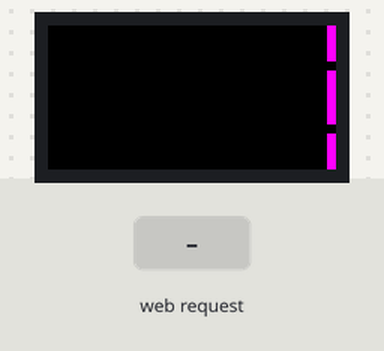
A sketch run on a simulated ESP32. On the bench: 32×16 colour display. The test bench sets the inputs (shaded band). WiFi joins after 1.5 s; servers stay silent unless stated; what the sketch prints to the serial monitor is not drawn.

Above: at 1.78 s.
At 2.86 s:
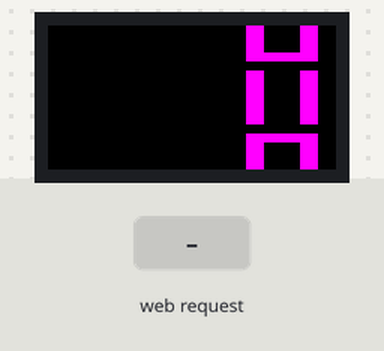
2.9 s: HTTP request GET /send?msg=1 received
At 8.2 s:
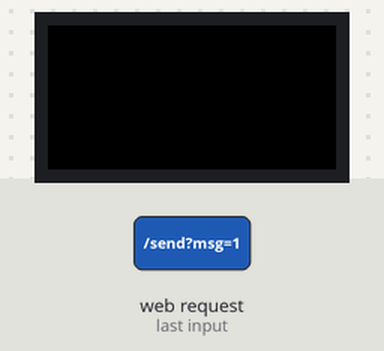
Timing chart, 0 to 9.7 s (numbered marks = the images above; inputs shaded):
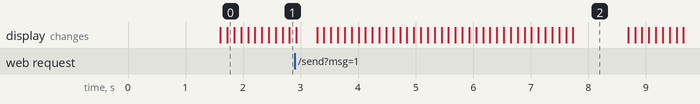

The sketch:

led3.ino
```cpp
#include <WiFi.h>
#include <WiFiManager.h>
#include <WebServer.h>
#include <PxMatrix.h>

#ifdef ESP32
#define P_LAT 22
#define P_A   19
#define P_B   23
#define P_C   18
#define P_OE  15
#endif

// Panel size
#define matrix_width 32
#define matrix_height 16
uint8_t display_draw_time = 10;
PxMATRIX display(matrix_width, matrix_height, P_LAT, P_OE, P_A, P_B, P_C);

// Web server
WebServer server(80);

// Timer for PxMatrix refresh
hw_timer_t * timer = NULL;
portMUX_TYPE timerMux = portMUX_INITIALIZER_UNLOCKED;

// ====== Font 10x14 (doubled from 5x7 for larger and bolder text) ======
// Each pixel in 5x7 is scaled to a 2x2 block to make it larger and thicker
const byte font5x7[][40] PROGMEM = {
  // 32 ' '
  {0x00,0x00,0x00,0x00,0x00},
  // 33 '!'
  {0x00,0x00,0x5F,0x00,0x00},
  // 34 '"'
  {0x00,0x07,0x00,0x07,0x00},
  // 35 '#'
  {0x14,0x7F,0x14,0x7F,0x14},
  // 36 '$'
  {0x24,0x2A,0x7F,0x2A,0x12},
  // 37 '%'
  {0x23,0x13,0x08,0x64,0x62},
  // 38 '&'
  {0x36,0x49,0x55,0x22,0x50},
  // 39 '''
  {0x00,0x05,0x03,0x00,0x00},
  // 40 '('
  {0x00,0x1C,0x22,0x41,0x00},
  // 41 ')'
  {0x00,0x41,0x22,0x1C,0x00},
  // 42 '*'
  {0x14,0x08,0x3E,0x08,0x14},
  // 43 '+'
  {0x08,0x08,0x3E,0x08,0x08},
  // 44 ','
  {0x00,0x50,0x30,0x00,0x00},
  // 45 '-'
  {0x08,0x08,0x08,0x08,0x08},
  // 46 '.'
  {0x00,0x60,0x60,0x00,0x00},
  // 47 '/'
  {0x20,0x10,0x08,0x04,0x02},
  // 48 '0'
  {0x3E,0x45,0x49,0x51,0x3E},
  // 49 '1'
  {0x00,0x41,0x7F,0x40,0x00},
  // 50 '2'
  {0x42,0x61,0x51,0x49,0x46},
  // 51 '3'
  {0x21,0x41,0x45,0x4B,0x31},
  // 52 '4'
  {0x18,0x14,0x12,0x7F,0x10},
  // 53 '5'
  {0x27,0x45,0x45,0x45,0x39},
  // 54 '6'
  {0x3C,0x4A,0x49,0x49,0x30},
  // 55 '7'
  {0x01,0x71,0x09,0x05,0x03},
  // 56 '8'
  {0x36,0x49,0x49,0x49,0x36},
  // 57 '9'
  {0x06,0x49,0x49,0x29,0x1E},
  // 58 ':'
  {0x00,0x36,0x36,0x00,0x00},
  // 59 ';'
  {0x00,0x56,0x36,0x00,0x00},
  // 60 '<'
  {0x08,0x14,0x22,0x41,0x00},
  // 61 '='
  {0x14,0x14,0x14,0x14,0x14},
  // 62 '>'
  {0x00,0x41,0x22,0x14,0x08},
  // 63 '?'
  {0x02,0x01,0x51,0x09,0x06},
  // 64 '@'
  {0x32,0x49,0x79,0x41,0x3E},
  // 65 'A'
  {0x7E,0x11,0x11,0x7E,0x00},
  // 66 'B'
  {0x7F,0x49,0x49,0x36,0x00},
  // 67 'C'
  {0x3E,0x41,0x41,0x22,0x00},
  // 68 'D'
  {0x7F,0x41,0x41,0x3E,0x00},
  // 69 'E'
  {0x7F,0x49,0x49,0x41,0x00},
  // 70 'F'
  {0x7F,0x09,0x09,0x01,0x00},
  // 71 'G'
  {0x3E,0x41,0x51,0x32,0x00},
  // 72 'H'
  {0x7F,0x08,0x08,0x7F,0x00},
  // 73 'I'
  {0x41,0x7F,0x41,0x00,0x00},
  // 74 'J'
  {0x20,0x40,0x41,0x3F,0x00},
  // 75 'K'
  {0x7F,0x08,0x14,0x63,0x00},
  // 76 'L'
  {0x7F,0x40,0x40,0x40,0x00},
  // 77 'M'
  {0x7F,0x06,0x06,0x7F,0x00},
  // 78 'N'
  {0x7F,0x06,0x18,0x7F,0x00},
  // 79 'O'
  {0x3E,0x41,0x41,0x3E,0x00},
  // 80 'P'
  {0x7F,0x09,0x09,0x06,0x00},
  // 81 'Q'
  {0x3E,0x41,0x61,0x7E,0x00},
  // 82 'R'
  {0x7F,0x09,0x19,0x66,0x00},
  // 83 'S'
  {0x00,0x01,0x7F,0x01,0x00},
  // 84 'T'
 {0x01,0x01,0x7F,0x01,0x01},
  // 85 'U'
  {0x3F,0x40,0x40,0x3F,0x00},
  // 86 'V'
  {0x1F,0x20,0x40,0x3F,0x00},
  // 87 'W'
  {0x7F,0x30,0x30,0x7F,0x00},
  // 88 'X'
  {0x63,0x14,0x08,0x14,0x63},
  // 89 'Y'
  {0x07,0x08,0x70,0x08,0x07},
  // 90 'Z'
  {0x61,0x51,0x49,0x45,0x43},
  // 91 '['
  {0x00,0x7F,0x41,0x41,0x00},
  // 92 '\'
  {0x02,0x04,0x08,0x10,0x20},
  // 93 ']'
  {0x00,0x41,0x41,0x7F,0x00},
  // 94 '^'
  {0x04,0x02,0x01,0x02,0x04},
  // 95 '_'
  {0x40,0x40,0x40,0x40,0x40}
};

// ====== Remap hàng cho panel LLR nếu cần (giữ nguyên) ======
int remapY(int y) {
  int mapTable[16] = {
    4,5,6,7,  0,1,2,3,  12,13,14,15,  8,9,10,11
  };
  return mapTable[y % matrix_height];
}

void drawPixelRemap(int x, int y, uint16_t color) {
  display.drawPixel(x, remapY(y), color);
}

// ====== Hàm vẽ ký tự và chuỗi theo font10x14, dùng remap hàng ======
void drawCharRemap(int x, int y, char c, uint16_t color, int scale=2) {
  if (c < 32 || c > 95) return;   // hỗ trợ từ ' ' (32) tới '_' (95)
  const byte* bitmap = font5x7[c - 32];  // Lấy theo bảng font
  for (int col = 0; col < 5; col++) {
    byte line = pgm_read_byte(&bitmap[col]);
    for (int row = 0; row < 7; row++) {
      if (line & (1 << row)) {
        // vẽ khối scale x scale thay vì 1 điểm
        for (int dx = 0; dx < scale; dx++) {
          for (int dy = 0; dy < scale; dy++) {
            drawPixelRemap(x + col*scale + dx, y + row*scale + dy, color);
          }
        }
      }
    }
  }
}
void drawTextRemap(int x, int y, const char* text, uint16_t color, int scale=2) {
  while (*text) {
    if (*text == ' ') {
      x += 3 * scale;   // space ngắn hơn
    } else {
      drawCharRemap(x, y, *text, color, scale);
      x += (5 * scale + 1); // 5 cột font + khoảng cách
    }
    text++;
  }
}

// ====== PxMatrix ISR refresh (dùng timer hardware) ======
void IRAM_ATTR display_updater(){
  portENTER_CRITICAL_ISR(&timerMux);
  display.display(display_draw_time);
  portEXIT_CRITICAL_ISR(&timerMux);
}

void display_update_enable(bool is_enable){
  if (is_enable){
    timer = timerBegin(0, 80, true);
    timerAttachInterrupt(timer, &display_updater, true);
    timerAlarmWrite(timer, 4000, true);
    timerAlarmEnable(timer);
  } else {
    timerDetachInterrupt(timer);
    timerAlarmDisable(timer);
  }
}

// ====== Scrolling non-blocking state ======
String currentMessage = "HELLO";
int16_t scrollPos = matrix_width;
unsigned long lastScrollMillis = 0;
int scrollSpeed = 120; // ms per pixel step
uint16_t scrollColor = display.color565(255,0,255); // default

// ====== Web UI (HTML + JS) ======
const char* html_page = R"rawliteral(
<!doctype html>
<html>
<head>
<meta charset="utf-8">
<meta name="viewport" content="width=device-width,initial-scale=1">
<title>ESP32 LED Matrix</title>
<style>
body{font-family:Arial;text-align:center;padding:18px}
input[type=text]{width:80%;padding:10px;font-size:16px}
label{display:inline-block;margin:8px}
button{padding:10px 16px;font-size:16px}
.range{width:80%}
.colorBox{display:inline-block;width:20px;height:20px;border:1px solid #ccc;vertical-align:middle;margin-left:8px}
</style>
</head>
<body>
<h2>Gửi chữ lên LED Matrix</h2>
<input type="text" id="msg" placeholder="Nhập tin nhắn..." /><br><br>

<label>R <input id="r" type="range" min="0" max="255" value="255" class="range"></label><br>
<label>G <input id="g" type="range" min="0" max="255" value="0" class="range"></label><br>
<label>B <input id="b" type="range" min="0" max="255" value="255" class="range"></label><br><br>

<label>Tốc độ (ms per step) <input id="speed" type="number" min="20" max="1000" value="120" style="width:100px"></label><br><br>

<button onclick="send()">Gửi lên LED</button>
<p id="status"></p>

<script>
function send(){
  let msg = encodeURIComponent(document.getElementById('msg').value);
  let r = document.getElementById('r').value;
  let g = document.getElementById('g').value;
  let b = document.getElementById('b').value;
  let speed = document.getElementById('speed').value;
  if(msg === ''){ document.getElementById('status').innerText='Nhập tin nhắn!'; return; }
  fetch('/send?msg='+msg+'&r='+r+'&g='+g+'&b='+b+'&speed='+speed)
    .then(resp=>resp.text()).then(txt=>{
      document.getElementById('status').innerText = txt;
      document.getElementById('msg').value = '';
    }).catch(err=>{ document.getElementById('status').innerText='Lỗi gửi'; });
}
</script>
</body>
</html>
)rawliteral";

// ====== Web handlers ======
void handleRoot(){
  server.send(200, "text/html; charset=UTF-8", html_page);
}

void handleSend(){
  if (server.hasArg("msg")) {
    String msg = server.arg("msg");
    msg.trim();
    if (msg.length() == 0) {
      server.send(200, "text/plain", "Tin nhắn rỗng");
      return;
    }

    currentMessage = msg;

    // đọc màu
    int r = server.hasArg("r") ? server.arg("r").toInt() : 255;
    int g = server.hasArg("g") ? server.arg("g").toInt() : 0;
    int b = server.hasArg("b") ? server.arg("b").toInt() : 255;
    scrollColor = display.color565(r, g, b);

    // đọc tốc độ
    scrollSpeed = server.hasArg("speed") ? constrain(server.arg("speed").toInt(), 20, 1000) : scrollSpeed;

    // reset lại vị trí chạy
    scrollPos = matrix_width;

    // ============ Monitor Serial ============
    Serial.println("=== Nhận lệnh mới từ Web ===");
    Serial.print("Tin nhắn: "); Serial.println(currentMessage);
    Serial.printf("Màu (R,G,B): (%d, %d, %d)\n", r, g, b);
    Serial.print("Tốc độ (ms/step): "); Serial.println(scrollSpeed);
    Serial.println("==============================");

    server.send(200, "text/plain", "Đã nhận: " + currentMessage);
  } else {
    server.send(400, "text/plain", "Thiếu tham số msg");
  }
}
void handleNotFound(){
  server.send(404, "text/plain", "Not found");
}

// ====== Setup ======
void setup(){
  Serial.begin(115200);
  delay(100);

  // WiFiManager: tạo AP nếu không có WiFi đã lưu
  WiFiManager wm;
  wm.autoConnect("ESP32-LED", "12345678");
  Serial.print("IP: "); Serial.println(WiFi.localIP());

  // start webserver
  server.on("/", handleRoot);
  server.on("/send", handleSend);
  server.onNotFound(handleNotFound);
  server.begin();

  // PxMatrix init
  display.begin(4); // scan 1/4
  display.setTextWrap(false);
  display.setFastUpdate(true);
  display_update_enable(true);
  display.clearDisplay();
}

// ====== Non-blocking scroll update called from loop() ======
void updateScroll() {
  if (currentMessage.length() == 0) return;

  unsigned long now = millis();
  if (now - lastScrollMillis < (unsigned long)scrollSpeed) return;
  lastScrollMillis = now;

  int textWidth = (int)currentMessage.length() * 12; // 10px + 2px gap per character
  display.clearDisplay();
  drawTextRemap(scrollPos, 1, currentMessage.c_str(), scrollColor); // Adjusted y to 1 for vertical centering
  display.showBuffer();

  scrollPos--;
  if (scrollPos < -textWidth) {
    // loop — start again from right edge
    scrollPos = matrix_width;
    Serial.println("HELLO");
  }
}

// ====== Loop ======
void loop(){
  server.handleClient();   // must be called frequently
  updateScroll();
}
```
